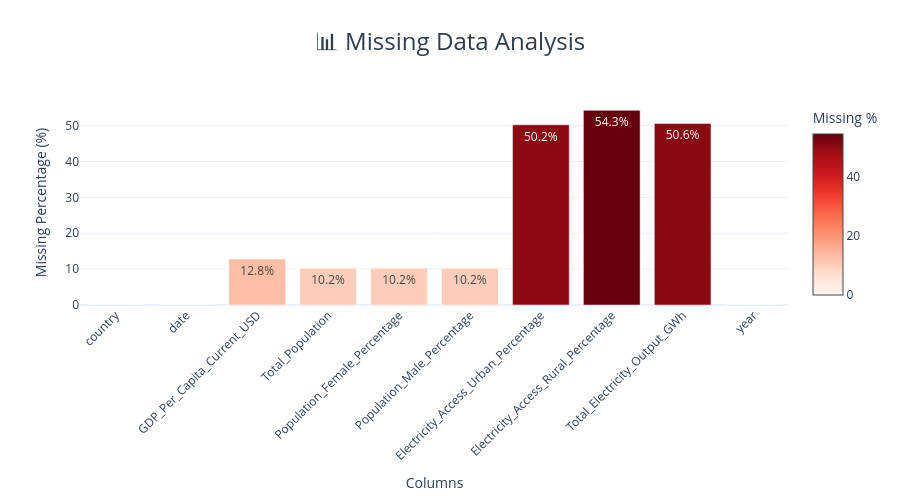

This figure's notebook cell:
### Markdown cell above
# 📋 Data Overview Dashboard
overview_html = """
<div style="background: linear-gradient(135deg, #f5f7fa 0%, #c3cfe2 100%); 
            padding: 20px; border-radius: 10px; margin: 20px 0;">
    <h2 style="color: #2c3e50; text-align: center;">📋 Dataset Columns Overview</h2>
    <table style="width: 100%; border-collapse: collapse; margin-top: 20px;">
        <tr style="background-color: #3498db; color: white;">
            <th style="padding: 10px; text-align: left;">Column</th>
            <th style="padding: 10px; text-align: left;">Description</th>
            <th style="padding: 10px; text-align: center;">Unit</th>
        </tr>
        <tr style="background-color: white;">
            <td style="padding: 10px; border: 1px solid #ddd;"><b>country</b></td>
            <td style="padding: 10px; border: 1px solid #ddd;">Country / Region</td>
            <td style="padding: 10px; border: 1px solid #ddd; text-align: center;">—</td>
        </tr>
        <tr style="background-color: #f8f9fa;">
            <td style="padding: 10px; border: 1px solid #ddd;"><b>date</b></td>
            <td style="padding: 10px; border: 1px solid #ddd;">Year</td>
            <td style="padding: 10px; border: 1px solid #ddd; text-align: center;">Year</td>
        </tr>
        <tr style="background-color: white;">
            <td style="padding: 10px; border: 1px solid #ddd;"><b>GDP_Per_Capita_Current_USD</b></td>
            <td style="padding: 10px; border: 1px solid #ddd;">GDP per capita</td>
            <td style="padding: 10px; border: 1px solid #ddd; text-align: center;">USD</td>
        </tr>
        <tr style="background-color: #f8f9fa;">
            <td style="padding: 10px; border: 1px solid #ddd;"><b>Total_Population</b></td>
            <td style="padding: 10px; border: 1px solid #ddd;">Total population</td>
            <td style="padding: 10px; border: 1px solid #ddd; text-align: center;">Count</td>
        </tr>
        <tr style="background-color: white;">
            <td style="padding: 10px; border: 1px solid #ddd;"><b>Population_Female_Percentage</b></td>
            <td style="padding: 10px; border: 1px solid #ddd;">Female share</td>
            <td style="padding: 10px; border: 1px solid #ddd; text-align: center;">%</td>
        </tr>
        <tr style="background-color: #f8f9fa;">
            <td style="padding: 10px; border: 1px solid #ddd;"><b>Population_Male_Percentage</b></td>
            <td style="padding: 10px; border: 1px solid #ddd;">Male share</td>
            <td style="padding: 10px; border: 1px solid #ddd; text-align: center;">%</td>
        </tr>
        <tr style="background-color: white;">
            <td style="padding: 10px; border: 1px solid #ddd;"><b>Electricity_Access_Urban_Percentage</b></td>
            <td style="padding: 10px; border: 1px solid #ddd;">Urban electricity access</td>
            <td style="padding: 10px; border: 1px solid #ddd; text-align: center;">%</td>
        </tr>
        <tr style="background-color: #f8f9fa;">
            <td style="padding: 10px; border: 1px solid #ddd;"><b>Electricity_Access_Rural_Percentage</b></td>
            <td style="padding: 10px; border: 1px solid #ddd;">Rural electricity access</td>
            <td style="padding: 10px; border: 1px solid #ddd; text-align: center;">%</td>
        </tr>
        <tr style="background-color: white;">
            <td style="padding: 10px; border: 1px solid #ddd;"><b>Total_Electricity_Output_GWh</b></td>
            <td style="padding: 10px; border: 1px solid #ddd;">Net electricity generation</td>
            <td style="padding: 10px; border: 1px solid #ddd; text-align: center;">GWh</td>
        </tr>
    </table>
</div>
"""
display(HTML(overview_html))

### Code cell
# 📊 Missing Data Analysis with Beautiful Visualization
missing_data = df.isnull().sum()
missing_percent = (missing_data / len(df)) * 100

# Create interactive missing data visualization
fig = go.Figure()
fig.add_trace(go.Bar(
    x=missing_percent.index,
    y=missing_percent.values,
    text=[f'{val:.1f}%' for val in missing_percent.values],
    textposition='auto',
    marker=dict(
        color=missing_percent.values,
        colorscale='Reds',
        showscale=True,
        colorbar=dict(title="Missing %")
    )
))

fig.update_layout(
    title={
        'text': '📊 Missing Data Analysis',
        'x': 0.5,
        'xanchor': 'center',
        'font': {'size': 24, 'color': '#2c3e50'}
    },
    xaxis_title='Columns',
    yaxis_title='Missing Percentage (%)',
    xaxis_tickangle=-45,
    height=500,
    template='plotly_white'
)
fig.show()

### Figure 1 — Plotly figure (JSON) as saved in the notebook; plotly's stock layout.template omitted (floating-point values rounded to 4 significant figures)
{"data": [{"marker": {"color": [0.0, 0.0, 12.84, 10.24, 10.24, 10.24, 50.21, 54.26, 50.59, 0.0], "colorbar": {"title": {"text": "Missing %"}}, "colorscale": [[0, "rgb(255,245,240)"], [0.125, "rgb(254,224,210)"], [0.25, "rgb(252,187,161)"], [0.375, "rgb(252,146,114)"], [0.5, "rgb(251,106,74)"], [0.625, "rgb(239,59,44)"], [0.75, "rgb(203,24,29)"], [0.875, "rgb(165,15,21)"], [1, "rgb(103,0,13)"]], "showscale": true}, "text": ["0.0%", "0.0%", "12.8%", "10.2%", "10.2%", "10.2%", "50.2%", "54.3%", "50.6%", "0.0%"], "textposition": "auto", "type": "bar", "x": ["country", "date", "GDP_Per_Capita_Current_USD", "Total_Population", "Population_Female_Percentage", "Population_Male_Percentage", "Electricity_Access_Urban_Percentage", "Electricity_Access_Rural_Percentage", "Total_Electricity_Output_GWh", "year"], "y": [0.0, 0.0, 12.84, 10.24, 10.24, 10.24, 50.21, 54.26, 50.59, 0.0]}], "layout": {"height": 500, "title": {"font": {"color": "#2c3e50", "size": 24}, "text": "📊 Missing Data Analysis", "x": 0.5, "xanchor": "center"}, "xaxis": {"tickangle": -45, "title": {"text": "Columns"}}, "yaxis": {"title": {"text": "Missing Percentage (%)"}}}}
